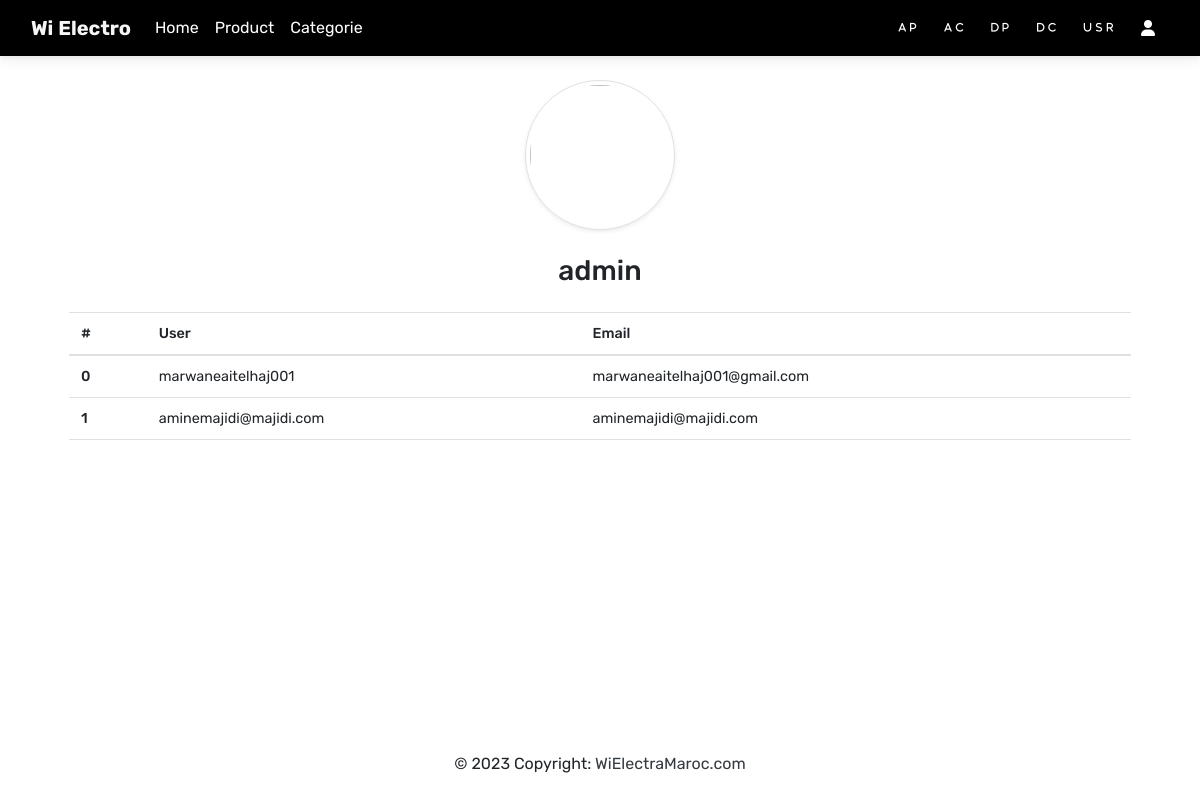
The app's page /allclient (signed in) with its own data.
### tables this page shows
CREATE TABLE `user` (
  `login` varchar(50) NOT NULL,
  `Password` varchar(50) NOT NULL,
  `email` varchar(50) NOT NULL,
  `TYPEACC` varchar(50) NOT NULL,
  `id` int(11) NOT NULL,
  `userPic` varchar(250) NOT NULL
);

### app/core/controller.php (called while the page is built, shortened)
<?php
class controller
{
    public function view($view, $data = [])
    {
        require_once '../app/views/home/header.php';
        require_once '../app/views/home/' . $view . '.php';
        require_once '../app/views/home/footer.php';
    }
}

### app/controllers/allclient.php (called while the page is built, shortened)
<?php
class allclient extends controller{
    public function __construct()
    {
        $allclient = $this->model('crud');
        $allclient->allclient();
        $this->view('allclient', ['allclient' => $allclient->query]);
    }
}

### public/index.php (called while the page is built, shortened)
<?php
$app = new app;

### app/models/Database.php (called while the page is built, shortened)
<?php
class Database
{
    public static $host = 'localhost';
    public static $dbname = 'electramaroc';
    public static $usernamedb = 'root';
    public static $passworddb = '';
    public function connect()
    {
        $this->conn = new mysqli(self::$host, self::$usernamedb, self::$passworddb, self::$dbname);
    }
}

### app/models/crud.php (called while the page is built, shortened)
<?php
class crud extends Database
{
    public function allclient()
    {
        $sql = "SELECT * FROM `user` where TYPEACC='user';";
        $this->query = mysqli_query($this->conn, $sql);
    }
}

### app/views/home/allclient.php (the view, shortened to what this page needs)
<div class="container">
  <img src="../uploads/<?= $_SESSION['userPic'] ?>" class="m-4 rounded-circle img-thumbnail" style="height: 150px;width:150px;" alt="">
  <h3><?= $_SESSION['username'] ?></h3>
  <div>
    <div class="m-4">
      <table class="table">
        <thead>
          <tr>
            <th scope="col">#</th>
            <?php
            if (isset($_SESSION["TYPEACC"]) && $_SESSION["TYPEACC"] == 'admin') {
            ?>
              <th scope="col">User</th>
              <th scope="col">Email</th>
            <?php
            }
            ?>
          </tr>
        </thead>
        <tbody>
          <?php
          $i = 0;
          foreach ($data['allclient'] as $profile) {
          ?>
            <tr>
              <th scope="row"><?= $i ?></th>
              <?php
            if (isset($_SESSION["TYPEACC"]) && $_SESSION["TYPEACC"] == 'admin') {
            ?>
              <td>
                <?= $profile['login'] ?>
              </td>
              <td>
                <?= $profile['email'] ?>
              </td>
              <?php
            }
            ?>
            </tr>
          <?php
            $i++;
          }
          ?>
        </tbody>
      </table>
    </div>
  </div>
</div>

### app/views/home/style/style.css (style rules this page uses)
.container { text-align: center; width: 100%; min-height: 85vh; }

### records on screen
user: login "marwaneaitelhaj001", email "marwaneaitelhaj001@gmail.com"
user: login "aminemajidi@majidi.com", email "aminemajidi@majidi.com"

### other values on screen
$_SESSION['username'] "admin"
